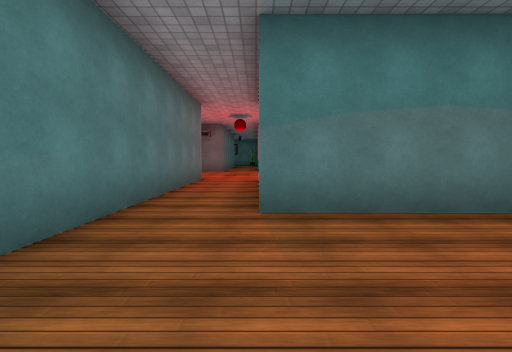
[1] (above)

16 first-person views from a walk through a 3-D level made in the Unity game engine. The camera is 1.4 m above the floor, tilts 4° down and sees 90° across. The floor is counted in squares, 2 m on a side. Each view is taken from the middle of a square. On the plan, view 1 faces up. The plan holds only what a view shows up to about 9 squares ahead; the rest is blank. The place goes on beyond the plan. The player is left out. Some surface patterns are stand-ins.

[2]
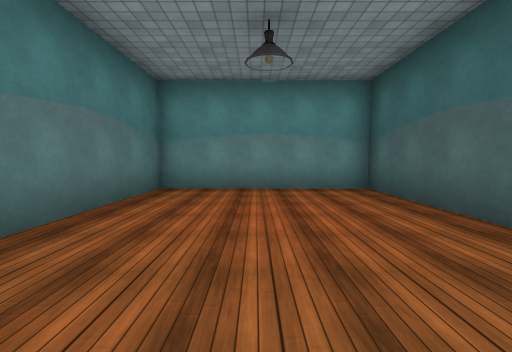

[3]
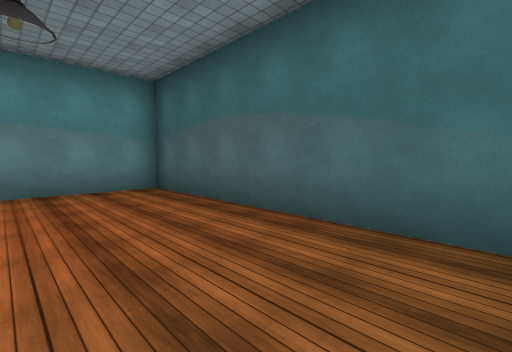

[4]
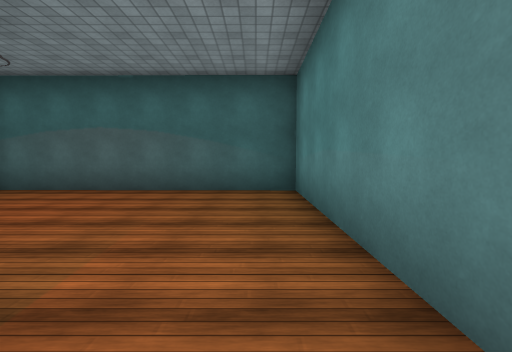

[5]
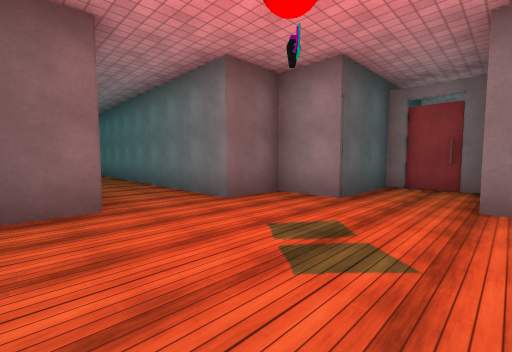

[6]
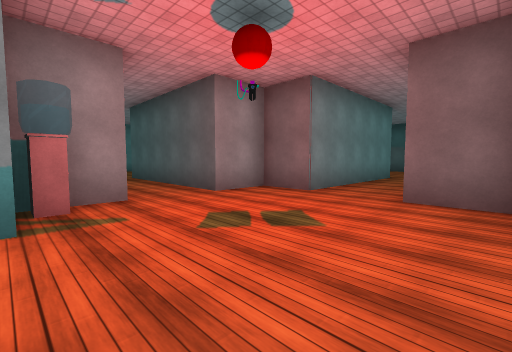

[7]
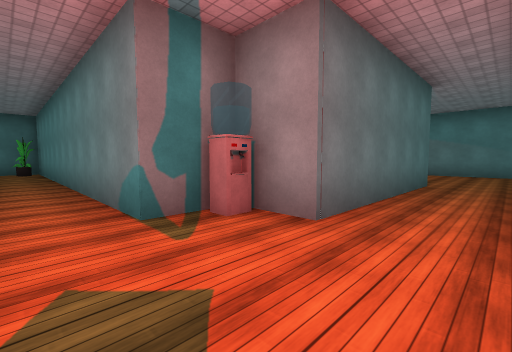

[8]
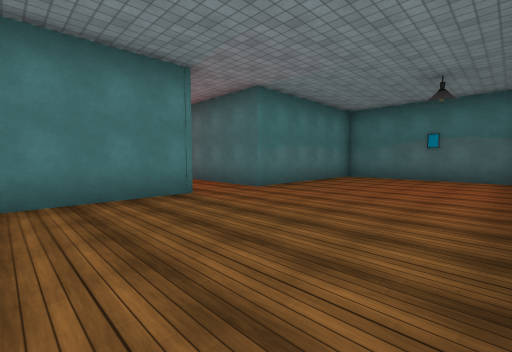

[9]
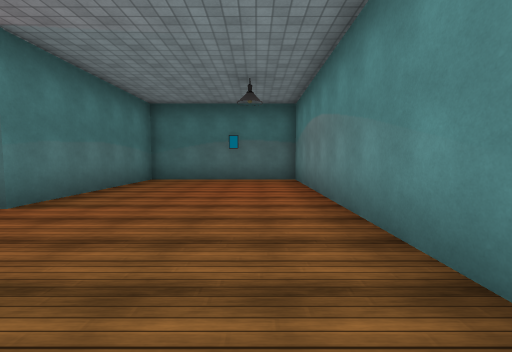

[10]
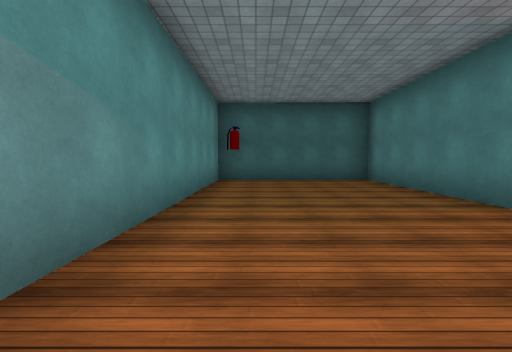

[11]
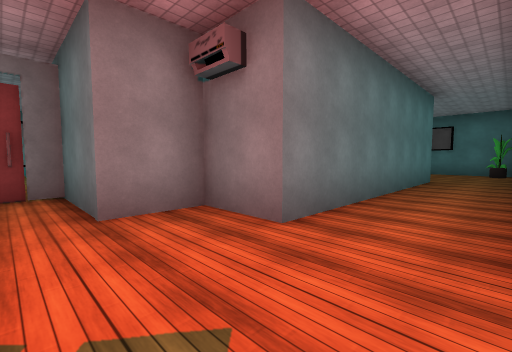

[12]
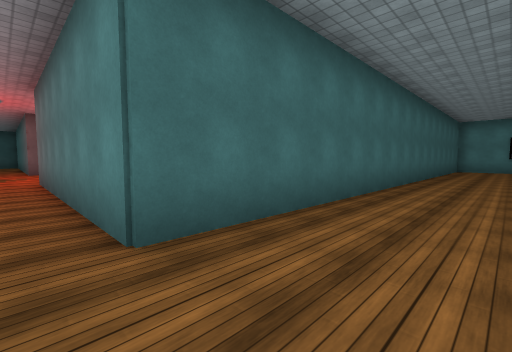

[13]
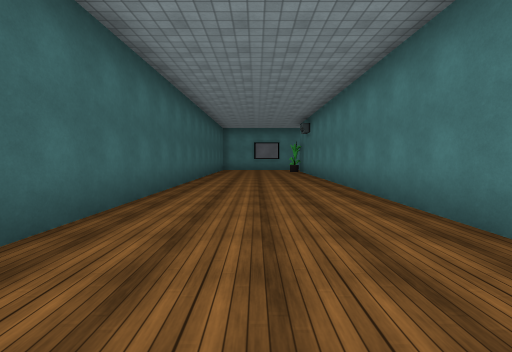

[14]
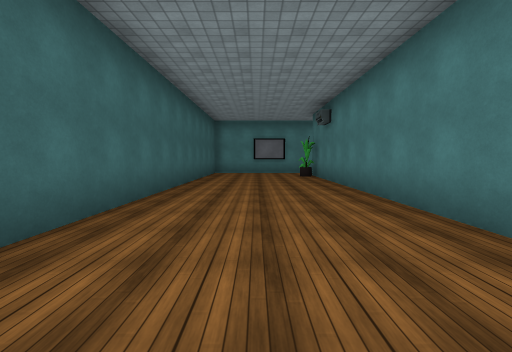

[15]
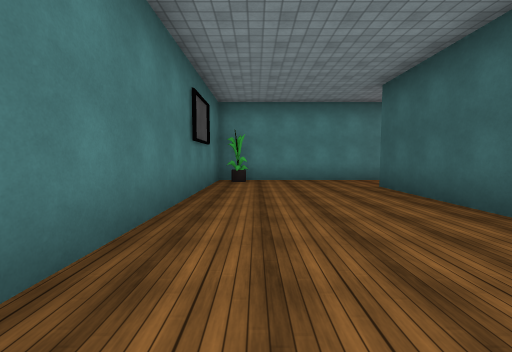

[16]
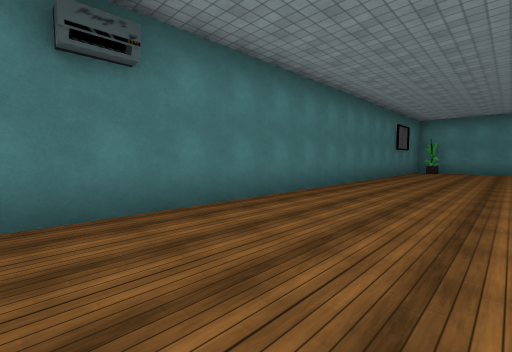

### Floor plan
Points are (right, up) in squares from view 1. A wall is a line through its corners. A room is listed if a view was taken in it or the views show most of it. See-through windows are left out.
Room 1 (views 1, 2, 3)
walls: (-1.8, 3.6) (-1.9, -1.5) (4.9, -1.6) (4.9, 3.2) (0, 3.3)
ways out: opening at (-1, 3) to room 2
Room 2 (views 4, 6, 7, 11)
walls: (-1.8, 13.1) (-3.2, 13.1) (-3.2, 11.8) (-5.6, 11.8) (-5.6, 9.8) (-3.2, 9.8) (-3.2, 8.5) (-1.8, 8.5) (-1.8, 3.6); (0, 3.3) (0.1, 8.3) (1.5, 8.3) (1.5, 9.7)
ways out: opening at (-1, 3) to room 1; opening at (1.3, 11) to room 3; opening at (-1, 13) to room 4
Room 3 (views 5, 8, 9, 10)
walls: (1.5, 9.7) (6.5, 9.7) (6.4, 4.8) (11.2, 4.8) (11.3, 16.4) (6.5, 16.4) (6.5, 11.5) (1.5, 11.5) (1.5, 13)
ways out: opening at (1.3, 11) to room 2
objects: other object (1, 13)
Room 4 (views 12, 13, 14, 15, 16)
walls: (-0.8, 24.2) (-14.1, 24.3); (-14, 20) (-1.7, 20) (-1.8, 13.1); (0.1, 12.8) (0.2, 23.3)
ways out: opening at (-1, 13) to room 2; opening at (-0.5, 24)

Where each view was taken, in squares from view 1:
view 1: 0 up, 0 right, facing up
view 2: 1 up, 1 left, facing right
view 3: 1 up, 1 left, facing down-right
view 4: 4 up, 1 left, facing down
view 5: 12 up, 1 right, facing down-left
view 6: 13 up, 3 left, facing down-right
view 7: 10 up, 1 left, facing up-right
view 8: 7 up, 11 right, facing up-left
view 9: 8 up, 10 right, facing up
view 10: 13 up, 10 right, facing down
view 11: 11 up, 0 right, facing up-left
view 12: 22 up, 1 left, facing down-left
view 13: 22 up, 2 left, facing left
view 14: 22 up, 5 left, facing left
view 15: 23 up, 8 left, facing right
view 16: 21 up, 14 left, facing up-right
